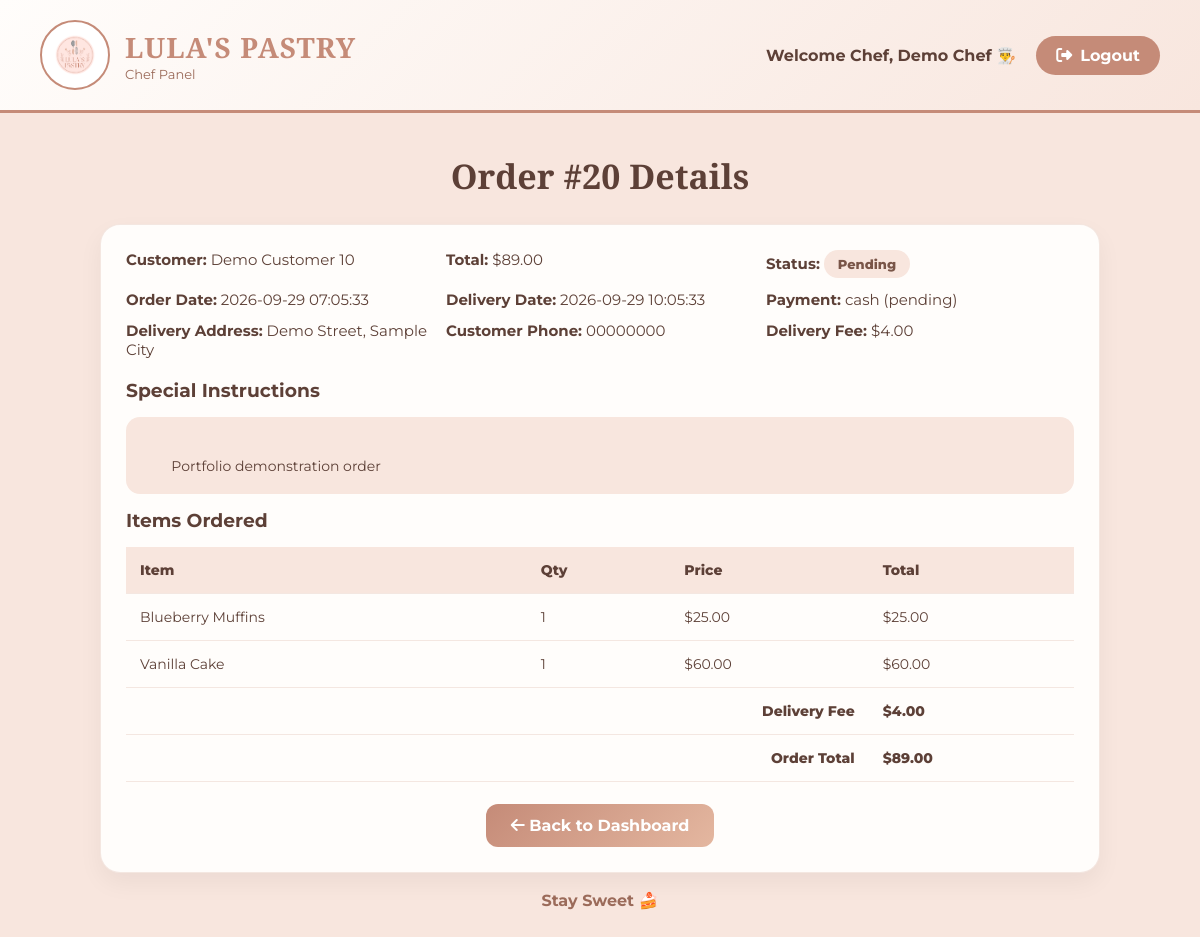
/chef-order-details.php?id=20 (signed in), run on the app's committed database.
### tables this page shows
CREATE TABLE `orders` (
  `id` int(11) NOT NULL,
  `order_number` varchar(20) NOT NULL,
  `user_id` int(11) NOT NULL,
  `total_amount` decimal(10,2) NOT NULL,
  `status` enum('pending','confirmed','preparing','baking','ready','delivered','cancelled') DEFAULT 'pending',
  `payment_method` varchar(50) DEFAULT NULL,
  `payment_status` enum('pending','paid','failed') DEFAULT 'pending',
  `order_date` timestamp NOT NULL DEFAULT current_timestamp(),
  `delivery_date` datetime DEFAULT NULL,
  `special_instructions` text DEFAULT NULL,
  `delivery_address` varchar(255) DEFAULT NULL,
  `customer_phone` varchar(30) DEFAULT NULL,
  `delivery_cost` decimal(10,2) NOT NULL DEFAULT 4.00,
  `stock_deducted` tinyint(1) NOT NULL DEFAULT 0
);

CREATE TABLE `users` (
  `id` int(11) NOT NULL,
  `username` varchar(50) NOT NULL,
  `email` varchar(100) NOT NULL,
  `password` varchar(255) NOT NULL,
  `user_type` enum('chef','customer') DEFAULT 'customer',
  `full_name` varchar(100) DEFAULT NULL,
  `phone` varchar(20) DEFAULT NULL,
  `address` text DEFAULT NULL,
  `created_at` timestamp NOT NULL DEFAULT current_timestamp()
);

CREATE TABLE `order_items` (
  `id` int(11) NOT NULL,
  `order_id` int(11) NOT NULL,
  `dish_id` int(11) NOT NULL,
  `quantity` int(11) NOT NULL,
  `price_at_time` decimal(10,2) NOT NULL
);

CREATE TABLE `dishes` (
  `id` int(11) NOT NULL,
  `name` varchar(100) NOT NULL,
  `description` text DEFAULT NULL,
  `price` decimal(10,2) NOT NULL,
  `category` varchar(50) DEFAULT 'pastry',
  `category_id` int(11) DEFAULT NULL,
  `sort_order` int(11) NOT NULL DEFAULT 0,
  `image_url` varchar(255) DEFAULT NULL,
  `available` tinyint(1) DEFAULT 1,
  `stock_quantity` int(10) UNSIGNED NOT NULL DEFAULT 0,
  `is_deleted` tinyint(1) NOT NULL DEFAULT 0,
  `deleted_at` datetime DEFAULT NULL,
  `ingredients` text DEFAULT NULL,
  `preparation_time` int(11) DEFAULT NULL,
  `created_at` timestamp NOT NULL DEFAULT current_timestamp(),
  `chef_id` int(11) DEFAULT NULL
);

### chef-order-details.php (the view, shortened to what this page needs)
<?php
require_once "db.php";
$order_id = intval($_GET["id"]);
$sql = "SELECT orders.*, users.full_name, users.phone AS account_phone
        FROM orders
        JOIN users ON orders.user_id = users.id
        WHERE orders.id = :id
        LIMIT 1";
$stmt = $pdo->prepare($sql);
$stmt->execute(array(":id" => $order_id));
$order = $stmt->fetch(PDO::FETCH_ASSOC);
$itemSql = "SELECT order_items.*, dishes.name
            FROM order_items
            JOIN dishes ON order_items.dish_id = dishes.id
            WHERE order_items.order_id = :order_id";
$itemStmt = $pdo->prepare($itemSql);
$itemStmt->execute(array(":order_id" => $order_id));
$items = $itemStmt->fetchAll(PDO::FETCH_ASSOC);
$chefName = isset($_SESSION["chef_name"]) ? $_SESSION["chef_name"] : "Chef";
$knownStatusClasses = [
    "pending"   => "pending",
    "confirmed" => "confirmed",
    "preparing" => "preparing",
    "baking"    => "baking",
    "ready"     => "ready",
    "delivered" => "delivered",
    "cancelled" => "cancelled",
];
$statusClass = $knownStatusClasses[$order["status"]] ?? "other";
?>
<!DOCTYPE html>
<html lang="en">
<head>
  <link rel="stylesheet" href="https://cdnjs.cloudflare.com/ajax/libs/font-awesome/6.4.0/css/all.min.css">
</head>
<body>
<div class="header">
  <div class="logo-area">
    <img src="asssets/logo.png" class="logo" alt="Logo">
    <div class="brand">
      <h1>LULA'S PASTRY</h1>
      <p>Chef Panel</p>
    </div>
  </div>
  <div class="header-right">
    <div class="welcome-text">
      Welcome Chef, <?php echo htmlspecialchars($chefName); ?> 👨‍🍳
    </div>
    <a href="logout-chef.php" class="btn-link">
      <i class="fas fa-sign-out-alt"></i> Logout
    </a>
  </div>
</div>
<div class="content">
  <h2 class="title">Order #<?php echo $order["id"]; ?> Details</h2>
  <div class="details-box">
    <div class="info">
      <div><strong>Customer:</strong> <?php echo htmlspecialchars($order["full_name"]); ?></div>
      <div><strong>Total:</strong> $<?php echo number_format($order["total_amount"], 2); ?></div>
      <div><strong>Status:</strong> <span class="status <?php echo $statusClass; ?>"><?php echo htmlspecialchars($order["status"]); ?></span></div>
      <div><strong>Order Date:</strong> <?php echo htmlspecialchars($order["order_date"]); ?></div>
      <div><strong>Delivery Date:</strong>
        <?php
        if (isset($order["delivery_date"]) && $order["delivery_date"] != "") {
            echo htmlspecialchars($order["delivery_date"]);
        } else {
            echo "-";
        }
        ?>
      </div>
      <div><strong>Payment:</strong>
        <?php
        if (isset($order["payment_method"]) && $order["payment_method"] != "") {
            echo htmlspecialchars($order["payment_method"]);
        } else {
            echo "-";
        }
        ?>
        <?php if (isset($order["payment_status"]) && $order["payment_status"] != ""): ?>
          (<?php echo htmlspecialchars($order["payment_status"]); ?>)
        <?php endif; ?>
      </div>
      <div><strong>Delivery Address:</strong>
        <?php
        if (isset($order["delivery_address"]) && $order["delivery_address"] != "") {
            echo htmlspecialchars($order["delivery_address"]);
        } else {
            echo "-";
        }
        ?>
      </div>
      <div><strong>Customer Phone:</strong>
        <?php
        if (isset($order["customer_phone"]) && $order["customer_phone"] != "") {
            echo htmlspecialchars($order["customer_phone"]);
        } elseif (isset($order["account_phone"]) && $order["account_phone"] != "") {
            echo htmlspecialchars($order["account_phone"]);
        } else {
            echo "-";
        }
        ?>
      </div>
      <div><strong>Delivery Fee:</strong>
        $<?php echo number_format($order["delivery_cost"] ?? 0, 2); ?>
      </div>
    </div>
    <?php if (isset($order["special_instructions"]) && trim($order["special_instructions"]) !== ""): ?>
      <h3 style="margin-top:15px;">Special Instructions</h3>
      <div class="notes-box">
        <?php echo nl2br(htmlspecialchars($order["special_instructions"])); ?>
      </div>
    <?php endif; ?>
    <h3 style="margin-top:15px;">Items Ordered</h3>
    <div style="overflow-x:auto;">
      <table>
        <thead>
          <tr>
            <th>Item</th>
            <th>Qty</th>
            <th>Price</th>
            <th>Total</th>
          </tr>
        </thead>
        <tbody>
        <?php if (count($items) === 0): ?>
          <tr>
            <td colspan="4" style="text-align:center; padding:25px;">No items found.</td>
          </tr>
        <?php else: ?>
          <?php foreach ($items as $it): ?>
            <tr>
              <td><?php echo htmlspecialchars($it["name"]); ?></td>
              <td><?php echo htmlspecialchars($it["quantity"]); ?></td>
              <td>$<?php echo number_format($it["price_at_time"], 2); ?></td>
              <td>$<?php echo number_format($it["price_at_time"] * $it["quantity"], 2); ?></td>
            </tr>
          <?php endforeach; ?>
        <?php endif; ?>
        </tbody>
        <?php if (count($items) > 0): ?>
        <tfoot>
          <tr>
            <td colspan="3" style="text-align:right;">Delivery Fee</td>
            <td>$<?php echo number_format($order["delivery_cost"] ?? 0, 2); ?></td>
          </tr>
          <tr>
            <td colspan="3" style="text-align:right;">Order Total</td>
            <td>$<?php echo number_format($order["total_amount"], 2); ?></td>
          </tr>
        </tfoot>
        <?php endif; ?>
      </table>
    </div>
    <div class="back-btn">
      <a href="chef-dashboard.php"><i class="fas fa-arrow-left"></i> Back to Dashboard</a>
    </div>
  </div>
  <p class="footer">Stay Sweet 🍰</p>
</div>
</body>
</html>

### chef-order-details.php (style rules this page uses)
* { margin:0;padding:0;box-sizing:border-box; }
body { font-family:'Montserrat',sans-serif; background:#F8E6DE; color:#5D4037; }
.header { background: linear-gradient(135deg, #FFFDFB 0%, #F8E6DE 100%); padding:20px 40px; display:flex; justify-content:space-between; align-items:center; border-bottom:3px solid #C58B78; position:sticky; top:0; z-index:100; }
.logo-area { display:flex; align-items:center; gap:15px; }
.logo { width:70px;height:70px; object-fit:contain; border-radius:50%; border:2px solid #C58B78; padding:6px;background:white; }
.brand h1 { font-family:'Playfair Display',serif; color:#C58B78; font-size:28px; letter-spacing:1px; }
.brand p { color:#9B6B5A;font-size:13px; }
.header-right { display:flex; gap:20px; align-items:center; }
.welcome-text { font-weight:700; color:#5D4037; }
.btn-link { text-decoration:none; background:#C58B78; color:white; padding:10px 20px; border-radius:25px; font-weight:700; transition:0.3s; display:inline-flex; gap:8px; align-items:center; }
.content { padding:40px; }
.title { font-family:'Playfair Display',serif; font-size:34px; text-align:center; margin-bottom:25px; }
.details-box { max-width:1000px; margin:0 auto; background:#FFFDFB; border-radius:20px; padding:25px; box-shadow:0 10px 25px rgba(0,0,0,0.05); border:1px solid rgba(197,139,120,0.2); }
.info { display:grid; grid-template-columns: repeat(auto-fit,minmax(250px,1fr)); gap:12px; margin-bottom:20px; font-size:15px; color:#5D4037; }
.status { font-weight:800; padding:6px 14px; border-radius:20px; font-size:13px; display:inline-block; text-transform:capitalize; }
.pending { background:#F8E6DE;color:#795548; }
.notes-box { margin-top:15px; padding:16px; background:#F8E6DE; border-radius:14px; font-size:14px; line-height:1.6; white-space:pre-wrap; }
table { width:100%; border-collapse:collapse; margin-top:15px; min-width:700px; }
th,td { padding:14px; text-align:left; border-bottom:1px solid rgba(197,139,120,0.2); font-size:14px; }
th { background:#F8E6DE; font-weight:800; }
tfoot td { font-weight:800; }
.back-btn { margin-top:22px; text-align:center; }
.back-btn a { text-decoration:none; background:linear-gradient(135deg,#C58B78 0%, #E4B7A0 100%); color:white; padding:12px 25px; border-radius:12px; font-weight:700; display:inline-block; transition:0.3s; }
.footer { text-align:center; margin-top:18px; font-size:16px; font-weight:700; color:#9B6B5A; }

### data on the page
orders: id "20", user.full_name "Demo Customer 10", total_amount "89.00", status "Pending", order_date "2026-09-29 07:05:33", delivery_date "2026-09-29 10:05:33", payment_method "cash", payment_status "pending", delivery_address "Demo Street, Sample City", customer_phone "00000000", delivery_cost "4.00", special_instructions "Portfolio demonstration order"
order_items: dish.name "Blueberry Muffins", quantity "1", price_at_time "25.00", $it['price_at_time']*$it['quantity'] "25.00"
order_items: dish.name "Vanilla Cake", quantity "1", price_at_time "60.00", $it['price_at_time']*$it['quantity'] "60.00"

### other printed values
$chefName "Demo Chef"
